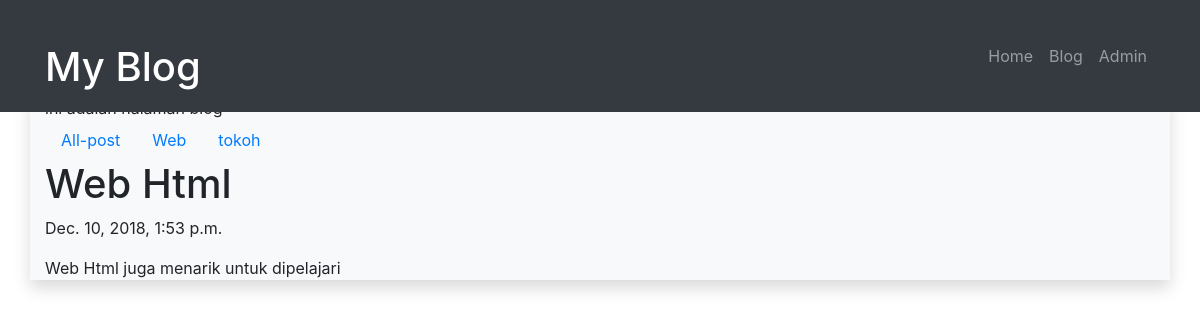
/blog/post/web-html/, run on the app's committed database.
### blog/models.py (models this page shows, shortened)
class Post(models.Model):
	judul		= models.CharField(max_length=255)
	body		= models.TextField()
	category	= models.CharField(max_length=255)
	publish		= models.DateTimeField(auto_now_add = True)
	update		= models.DateTimeField(auto_now = True)
	slug		= models.SlugField(blank=True, editable = False)

### blog/views.py (the view)
# urls.py: url(r'^post/(?P<slugInput>[\w-]+)/$', views.detailPost, name="detail"),
def detailPost(request,slugInput):
	posts = Post.objects.get(slug=slugInput);
	categories = Post.objects.values('category').distinct();
	context = {
		'Judul':'Home Blog',
		'Content':'ini adalah halaman blog',
		'Categories':categories,
		'Posts':posts,
	}
	return render(request,'blog/detail.html',context)

### blog/templates/blog/detail.html (shortened to what this page needs)
{% extends "base.html" %}
{% block contents %}
	<ul class="nav">
		<li class="nav-item">
			<a class = "nav-link" href="/blog" title="">
				All-post
			</a>
		</li>
	{% for dataCategory in Categories %}
		<li class="nav-item">
			<a class = "nav-link" href="/blog/category/{{dataCategory.category}}" title="">
				{{dataCategory.category}}
			</a>
		</li>
	{% endfor %}
	</ul>
	<h1>{{Posts.judul}}</h1>
	<p>{{Posts.publish}}</p>
	<p>{{Posts.body}}</p>
{% endblock contents %}

### data on the page
Post: judul "Web Html", publish "Dec. 10, 2018, 1:53 p.m.", body "Web Html juga menarik untuk dipelajari"

### other printed values
{{ dataCategory.category }} "Web" "tokoh"
